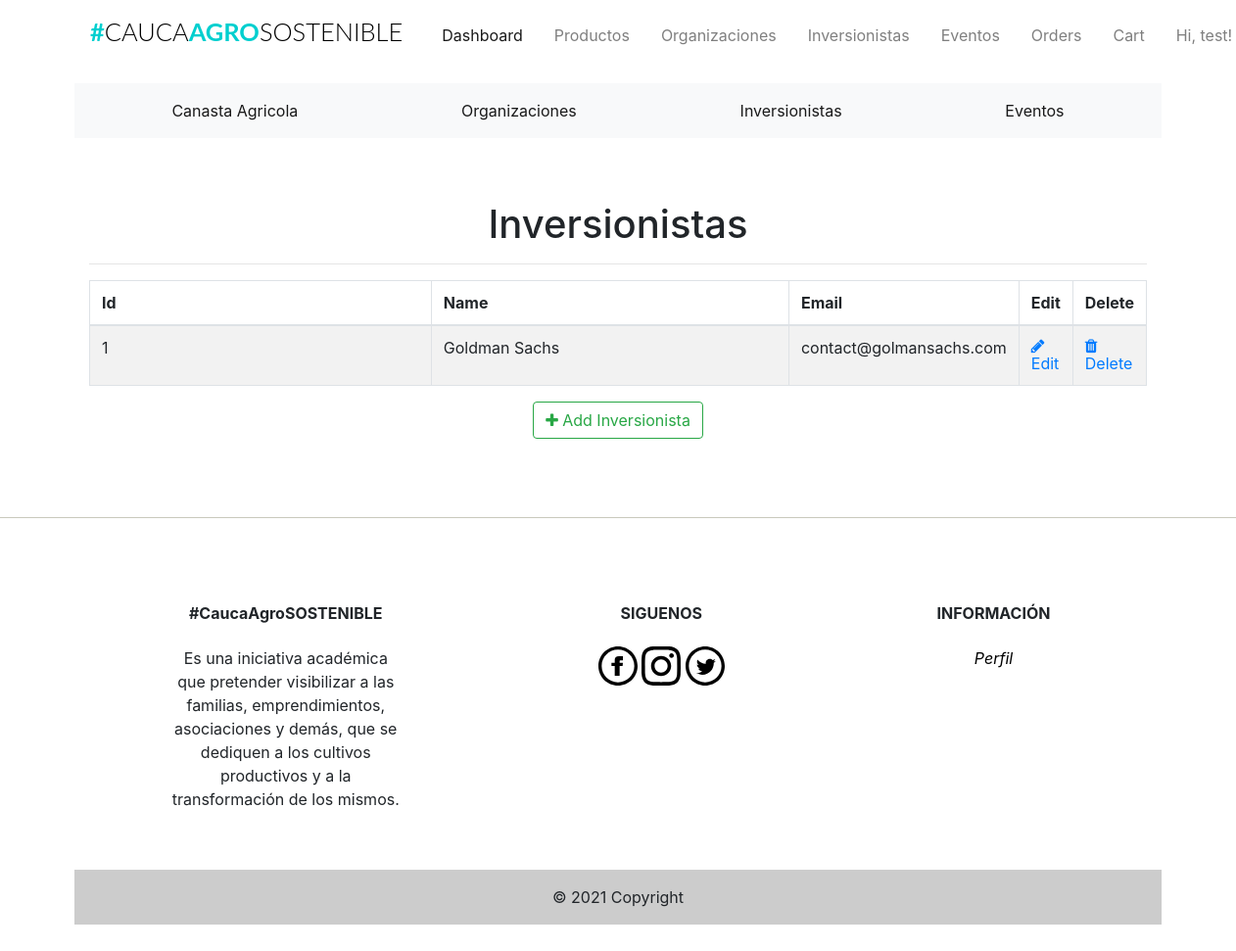
The page /admin/inversionistas (signed in) on the database as committed earlier.
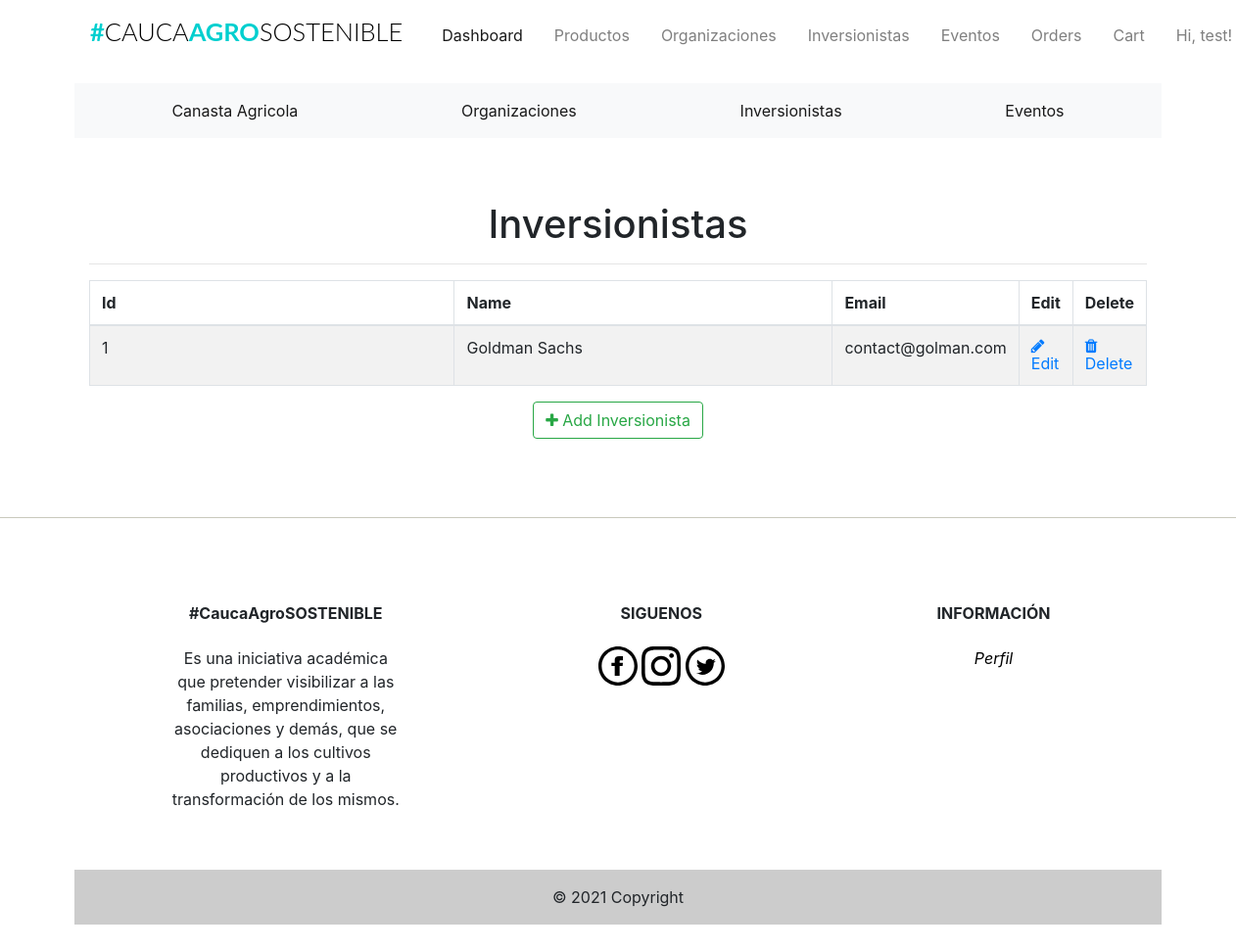
The same page on the database as committed later.
### app/models.py (models this page shows, shortened)
class Inversionistas(db.Model):
    __tablename__ = 'inversionistas'
    id = db.Column(db.Integer, primary_key=True)
    inversionista_name = db.Column(db.String(20), index=True)
    inversionista_image = db.Column(db.String(120))
    inversionista_desc = db.Column(db.String(120))
    inversionista_email = db.Column(db.String(120))

### app/admin/routes.py (the view)
@admin.route('/inversionistas', methods=['GET', 'POST'])
@login_required
def list_inversionistas():
    check_admin()
    inversionistas = Inversionistas.query.all()
    return render_template('admin/inversionistas/inversionistas.html', title="Inversionistas", inversionistas=inversionistas)

### app/admin/routes.py (called while the page is built)
def check_admin():
    if not current_user.is_admin:
        abort(403)

### app/models.py (called while the page is built)
@login_manager.user_loader
def load_user(id):
    return Users.query.get(int(id))

### app/templates/admin/inversionistas/inversionistas.html (shortened to what this page needs)
{% extends "base.html" %}
{% block head %}
<head>
    <link href="//maxcdn.bootstrapcdn.com/font-awesome/4.1.0/css/font-awesome.min.css" rel="stylesheet">
</head>
{%endblock head%}
{% block body %}
<div class="container">
  <div class="outer">
    <div class="middle">
      <div class="inner">
        <br/>
        <br/>
        <h1 style="text-align:center;">Inversionistas</h1>
        {% if inversionistas %}
          <hr class="intro-divider">
            <table class="table table-striped table-bordered">
              <thead>
                <tr>
                  <th width="45%"> Id </th>
                  <th width="45%"> Name </th>
                  <th width="15%"> Email</th>
                  <th width="15%"> Edit </th>
                  <th width="15%"> Delete </th>
                </tr>
              </thead>
              <tbody>
              {% for inversionista in inversionistas %}
                <tr>
                  <td> {{ inversionista.id}} </td>
                  <td> {{ inversionista.inversionista_name }} </td>
                  <td> {{ inversionista.inversionista_email }} </td>
                  <td>
                    <a href="{{ url_for('admin.edit_inversionista', id=inversionista.id) }}">
                      <i class="fa fa-pencil"></i> Edit
                    </a>
                  </td>
                  <td>
                    <a href="{{ url_for('admin.delete_inversionista', id=inversionista.id) }}">
                      <i class="fa fa-trash"></i> Delete
                    </a>
                  </td>
                </tr>
              {% endfor %}
              </tbody>
            </table>
          <div style="text-align: center">
        {% else %}
          <div style="text-align: center">
            <h3> No Inversionista have been added. </h3>
            <hr class="intro-divider">
        {% endif %}
          <a href="{{ url_for('admin.add_inversionista') }}" class="btn btn-outline-success">
            <i class="fa fa-plus"></i>
            Add Inversionista
          </a>
        </div>
      </div>
    </div>
  </div>
</div>
{% endblock %}

Rows that differ between the two databases and show on the page:
changed Inversionistas "Goldman Sachs": inversionista_email "contact@golmansachs.com" → "contact@golman.com"
